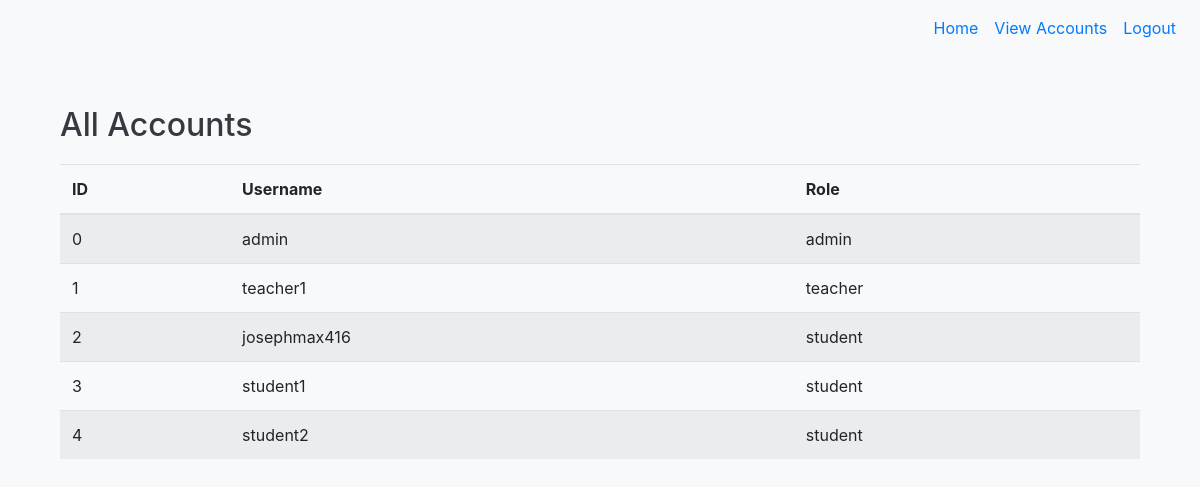
The app's page /accounts (signed in), older data.
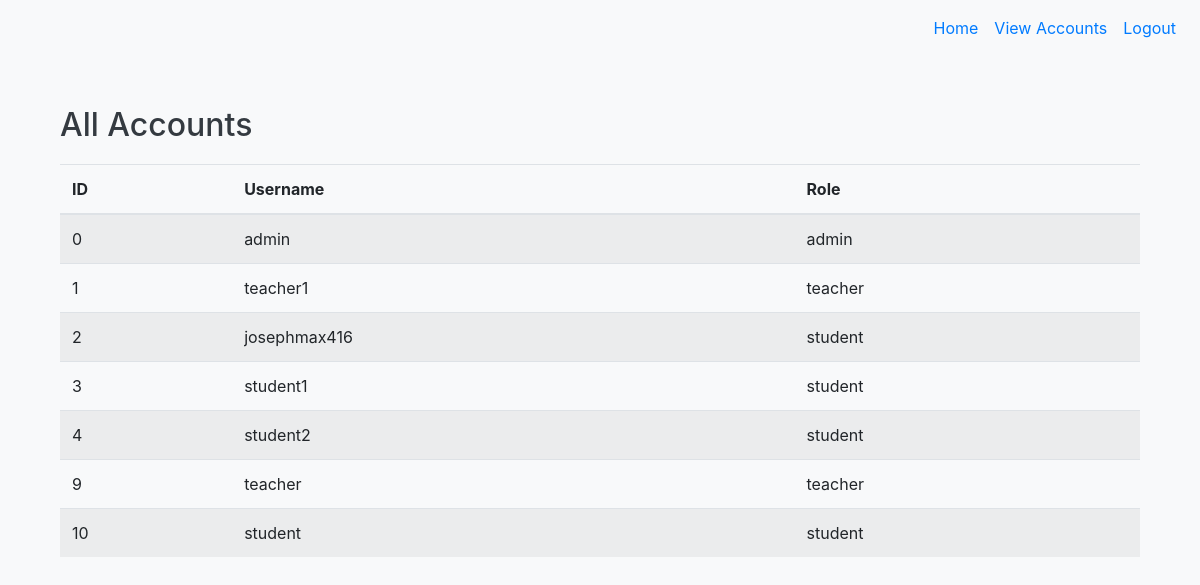
The same page, newer data.
### tables this page shows
CREATE TABLE User (
    id INTEGER PRIMARY KEY AUTOINCREMENT,
    username TEXT NOT NULL UNIQUE,
    password TEXT NOT NULL,
    role TEXT NOT NULL  -- 'student' or 'teacher'
);

### app.py (the view)
@app.route('/accounts')
@login_required
def accounts():
    if current_user.role != 'admin':
        flash('Only admins can view this page.', 'danger')
        return redirect(url_for('home'))
    accounts = db.execute("SELECT id, username, role FROM User")
    return render_template('accounts.html', accounts=accounts)

### app.py (called while the page is built)
@login_manager.user_loader
def load_user(user_id):
    user = db.execute("SELECT * FROM User WHERE id = ?", user_id)
    if user:
        return User(id=user[0]['id'], username=user[0]['username'], password=user[0]['password'], role=user[0]['role'])
    return None

### templates/accounts.html
{% extends "base.html" %}
{% block content %}
<div class="container mt-4">
    <h2>All Accounts</h2>
    <table class="table table-striped">
        <thead>
            <tr>
                <th>ID</th>
                <th>Username</th>
                <th>Role</th>
            </tr>
        </thead>
        <tbody>
            {% for account in accounts %}
            <tr>
                <td>{{ account.id }}</td>
                <td>{{ account.username }}</td>
                <td>{{ account.role }}</td>
            </tr>
            {% endfor %}
        </tbody>
    </table>
</div>
{% endblock %}

Row changes from the older to the newer data that the page shows:
added User: id "9", username "teacher", role "teacher"
added User: id "10", username "student", role "student"
